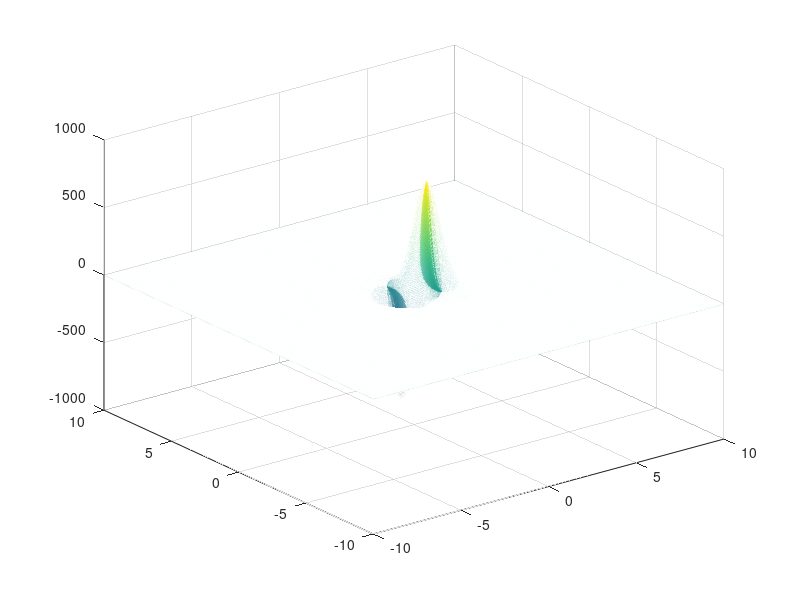

Reproduce this figure in MATLAB.
% li1-11\
clear;
clc;
m=1820;
x=-10:0.01:10;
y=-10:0.01:10;
[X,Y]=meshgrid(x,y);
Z=m*X.*exp(-X.^2-Y.^2);
mesh(X,Y,Z);
%surf(X,Y,Z)
